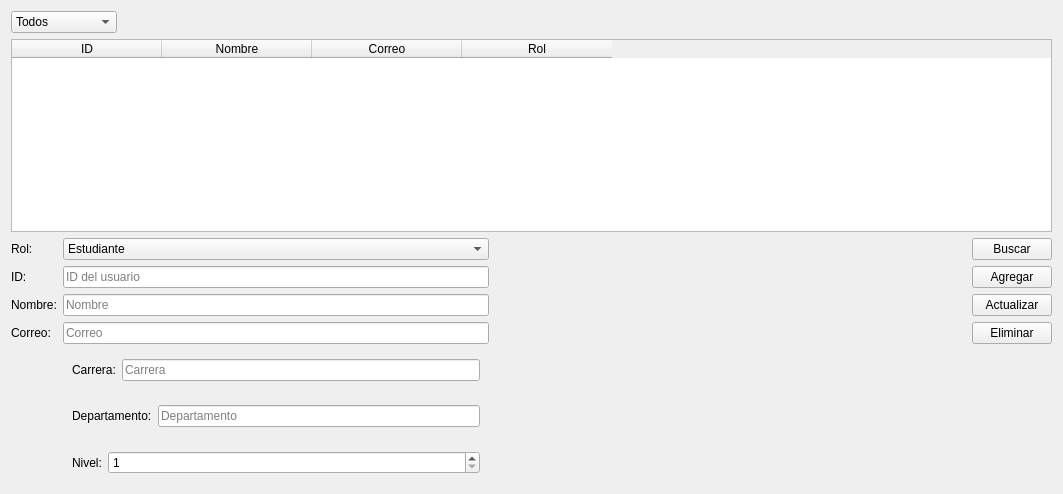
<?xml version="1.0" encoding="UTF-8"?>
<ui version="4.0">
 <class>UserManager</class>
 <widget class="QWidget" name="UserManager">
  <property name="geometry">
   <rect>
    <x>0</x>
    <y>0</y>
    <width>1063</width>
    <height>494</height>
   </rect>
  </property>
  <property name="windowTitle">
   <string>Gestión de Usuarios</string>
  </property>
  <layout class="QVBoxLayout" name="verticalLayout_3">
   <item>
    <layout class="QHBoxLayout" name="horizontalLayout_2">
     <item>
      <widget class="QComboBox" name="cmb_role_filter">
       <item>
        <property name="text">
         <string>Todos</string>
        </property>
       </item>
       <item>
        <property name="text">
         <string>Estudiante</string>
        </property>
       </item>
       <item>
        <property name="text">
         <string>Profesor</string>
        </property>
       </item>
       <item>
        <property name="text">
         <string>Administrador</string>
        </property>
       </item>
      </widget>
     </item>
     <item>
      <spacer name="horizontalSpacer">
       <property name="orientation">
        <enum>Qt::Horizontal</enum>
       </property>
       <property name="sizeHint" stdset="0">
        <size>
         <width>40</width>
         <height>20</height>
        </size>
       </property>
      </spacer>
     </item>
    </layout>
   </item>
   <item>
    <widget class="QTableWidget" name="table_users">
     <property name="editTriggers">
      <set>QAbstractItemView::NoEditTriggers</set>
     </property>
     <property name="selectionBehavior">
      <enum>QAbstractItemView::SelectRows</enum>
     </property>
     <attribute name="horizontalHeaderDefaultSectionSize">
      <number>150</number>
     </attribute>
     <column>
      <property name="text">
       <string>ID</string>
      </property>
     </column>
     <column>
      <property name="text">
       <string>Nombre</string>
      </property>
     </column>
     <column>
      <property name="text">
       <string>Correo</string>
      </property>
     </column>
     <column>
      <property name="text">
       <string>Rol</string>
      </property>
     </column>
    </widget>
   </item>
   <item>
    <layout class="QHBoxLayout" name="horizontalLayout">
     <item>
      <layout class="QFormLayout" name="formLayout">
       <item row="0" column="0">
        <widget class="QLabel" name="label">
         <property name="text">
          <string>Rol:</string>
         </property>
        </widget>
       </item>
       <item row="0" column="1">
        <widget class="QComboBox" name="cmb_role">
         <item>
          <property name="text">
           <string>Estudiante</string>
          </property>
         </item>
         <item>
          <property name="text">
           <string>Profesor</string>
          </property>
         </item>
         <item>
          <property name="text">
           <string>Administrador</string>
          </property>
         </item>
        </widget>
       </item>
       <item row="1" column="0">
        <widget class="QLabel" name="label_2">
         <property name="text">
          <string>ID:</string>
         </property>
        </widget>
       </item>
       <item row="1" column="1">
        <widget class="QLineEdit" name="txt_user_id">
         <property name="placeholderText">
          <string>ID del usuario</string>
         </property>
        </widget>
       </item>
       <item row="2" column="0">
        <widget class="QLabel" name="label_3">
         <property name="text">
          <string>Nombre:</string>
         </property>
        </widget>
       </item>
       <item row="2" column="1">
        <widget class="QLineEdit" name="txt_name">
         <property name="placeholderText">
          <string>Nombre</string>
         </property>
        </widget>
       </item>
       <item row="3" column="0">
        <widget class="QLabel" name="label_4">
         <property name="text">
          <string>Correo:</string>
         </property>
        </widget>
       </item>
       <item row="3" column="1">
        <widget class="QLineEdit" name="txt_email">
         <property name="placeholderText">
          <string>Correo</string>
         </property>
        </widget>
       </item>
       <item row="4" column="1">
        <widget class="QWidget" name="student_fields" native="true">
         <layout class="QFormLayout" name="formLayout_2">
          <item row="0" column="0">
           <widget class="QLabel" name="label_5">
            <property name="text">
             <string>Carrera:</string>
            </property>
           </widget>
          </item>
          <item row="0" column="1">
           <widget class="QLineEdit" name="txt_major">
            <property name="placeholderText">
             <string>Carrera</string>
            </property>
           </widget>
          </item>
         </layout>
        </widget>
       </item>
       <item row="5" column="1">
        <widget class="QWidget" name="professor_fields" native="true">
         <layout class="QFormLayout" name="formLayout_3">
          <item row="0" column="0">
           <widget class="QLabel" name="label_6">
            <property name="text">
             <string>Departamento:</string>
            </property>
           </widget>
          </item>
          <item row="0" column="1">
           <widget class="QLineEdit" name="txt_department">
            <property name="placeholderText">
             <string>Departamento</string>
            </property>
           </widget>
          </item>
         </layout>
        </widget>
       </item>
       <item row="6" column="1">
        <widget class="QWidget" name="admin_fields" native="true">
         <layout class="QFormLayout" name="formLayout_4">
          <item row="0" column="0">
           <widget class="QLabel" name="label_7">
            <property name="text">
             <string>Nivel:</string>
            </property>
           </widget>
          </item>
          <item row="0" column="1">
           <widget class="QSpinBox" name="spin_admin_level">
            <property name="minimum">
             <number>1</number>
            </property>
            <property name="maximum">
             <number>3</number>
            </property>
           </widget>
          </item>
         </layout>
        </widget>
       </item>
      </layout>
     </item>
     <item>
      <spacer name="horizontalSpacer_2">
       <property name="orientation">
        <enum>Qt::Horizontal</enum>
       </property>
       <property name="sizeHint" stdset="0">
        <size>
         <width>40</width>
         <height>20</height>
        </size>
       </property>
      </spacer>
     </item>
     <item>
      <layout class="QVBoxLayout" name="verticalLayout_2">
       <item>
        <widget class="QPushButton" name="btn_search">
         <property name="text">
          <string>Buscar</string>
         </property>
        </widget>
       </item>
       <item>
        <widget class="QPushButton" name="btn_add">
         <property name="text">
          <string>Agregar</string>
         </property>
        </widget>
       </item>
       <item>
        <widget class="QPushButton" name="btn_update">
         <property name="text">
          <string>Actualizar</string>
         </property>
        </widget>
       </item>
       <item>
        <widget class="QPushButton" name="btn_delete">
         <property name="text">
          <string>Eliminar</string>
         </property>
        </widget>
       </item>
       <item>
        <spacer name="verticalSpacer">
         <property name="orientation">
          <enum>Qt::Vertical</enum>
         </property>
         <property name="sizeHint" stdset="0">
          <size>
           <width>20</width>
           <height>40</height>
          </size>
         </property>
        </spacer>
       </item>
      </layout>
     </item>
    </layout>
   </item>
  </layout>
 </widget>
 <resources/>
 <connections/>
</ui>
